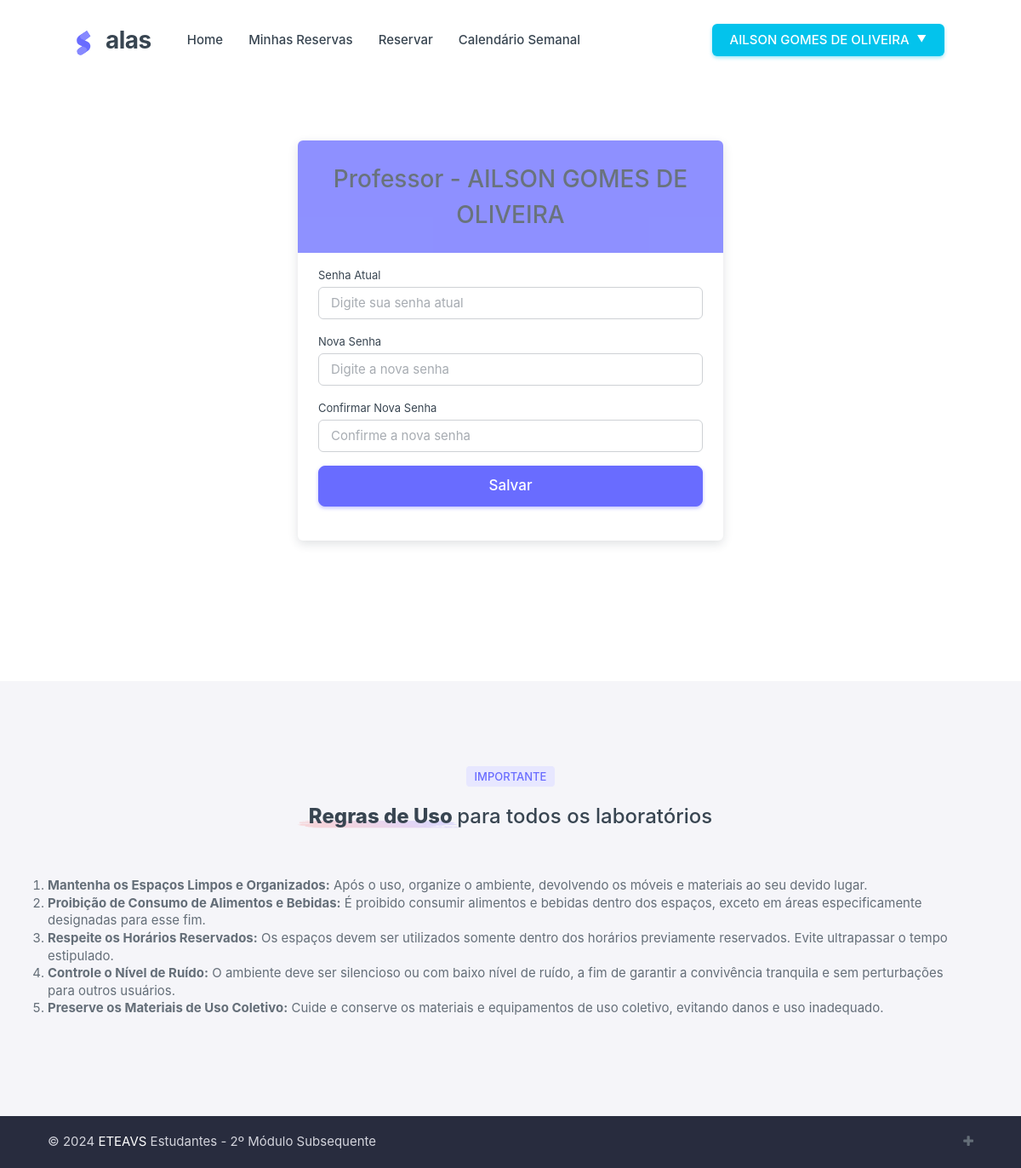
The app's page /alterar-senha/ (signed in) with its own data.
### reserva/models.py (models this page shows)
class Servidor(AbstractBaseUser, PermissionsMixin):
    id = models.AutoField(primary_key=True)
    matricula = models.CharField(max_length=20, unique=True)
    nome = models.CharField(max_length=100)
    FUNCOES = [('p', 'Professor'), ('d', 'Direção'), ('c', 'Coordenação')]
    funcao = models.CharField(max_length=1, choices=FUNCOES)
    ativo = models.BooleanField(default=True)
    email = models.EmailField(unique=True)
    ult_acesso = models.DateTimeField(auto_now=True)
    is_staff = models.BooleanField(default=False)
    is_active = models.BooleanField(default=True)
    objects = ServidorManager()
    USERNAME_FIELD = 'matricula'
    REQUIRED_FIELDS = ['email']
    class Meta:
        verbose_name = 'Servidor'
        verbose_name_plural = 'Servidores'
    def __str__(self):
        funcao_nome = dict(self.FUNCOES).get(self.funcao)
        return f"{funcao_nome} - {self.nome}"

### reserva/views.py (the view, shortened to what this page needs)
# urls.py: path('alterar-senha/', views.alterar_senha, name='alterar_senha'),
@login_required
def alterar_senha(request):
    info_user = request.user
    erro = None
    sucesso = False
    return render(request, 'alterar_senha.html', {'info_user':info_user, 'erro':erro, 'sucesso': sucesso})

### reserva/templates/alterar_senha.html (shortened to what this page needs)
{% extends 'base.html' %}
{% block content %}
<div class="d-flex justify-content-center align-items-center" style="height: 100vh;">
  <div class="card shadow-lg border-primary" style="width: 500px;">
    <div class="card-header text-center bg-primary text-white opacity-75 mb-4">
      <h3 class="mb-0">{{ user }}</h3>
    </div>
    <div class="card-body">
      <form id="alterarSenhaForm" method="POST">
        <div class="mb-4">
          <label class="form-label" for="current-password">Senha Atual</label>
          <input type="password" class="form-control" id="current-password" name="senha_atual" placeholder="Digite sua senha atual">
        </div>
        <div class="mb-4">
          <label class="form-label" for="new-password">Nova Senha</label>
          <input type="password" class="form-control" id="new-password" name="nova_senha" placeholder="Digite a nova senha">
        </div>
        <div class="mb-4">
          <label class="form-label" for="confirm-password">Confirmar Nova Senha</label>
          <input type="password" class="form-control" id="confirm-password" name="confirmar_senha" placeholder="Confirme a nova senha">
        </div>
        <div class="d-grid mb-4">
          <button type="submit" class="btn btn-primary btn-lg">Salvar</button>
        </div>
      </form>
    </div>
  </div>
</div>
{% endblock %}

### reserva/templates/base.html (shortened to what this page needs)
{% load static %}
<!DOCTYPE html>
<html lang="pt-br" class="light-style layout-navbar-fixed layout-wide " dir="ltr" data-theme="theme-default"
  data-assets-path="../assets/" data-template="front-pages" data-style="light">
<head>
  <link rel="stylesheet" href="{% static 'assets/vendor/css/rtl/core.css' %}" class="template-customizer-core-css" />
  <link rel="stylesheet" href="{% static 'assets/vendor/css/rtl/theme-default.css' %}"
    class="template-customizer-theme-css" />
  <link rel="stylesheet" href="{% static 'assets/css/demo.css' %}" />
  <link rel="stylesheet" href="{% static 'assets/vendor/css/pages/front-page.css' %}" />
  <link rel="stylesheet" href="{% static 'assets/vendor/libs/nouislider/nouislider.css' %}" />
  <link rel="stylesheet" href="{% static 'assets/vendor/libs/swiper/swiper.css' %}" />
  <link rel="stylesheet" href="{% static 'assets/vendor/css/pages/front-page-landing.css' %}" />
  <link href="https://maxcdn.bootstrapcdn.com/font-awesome/4.2.0/css/font-awesome.min.css" rel="stylesheet">
</head>
<body>
  <nav class="layout-navbar shadow-none py-0">
    <div class="container">
      <div class="navbar navbar-expand-lg landing-navbar px-3 px-md-8">
        <div class="navbar-brand app-brand demo d-flex py-0 me-4 me-xl-8">
          <a href="" class="app-brand-link">
            <span class="app-brand-logo demo">
              </span>
            <span class="app-brand-text demo menu-text fw-bold ms-2 ps-1">alas</span>
          </a>
        </div>
        <div class="collapse navbar-collapse landing-nav-menu" id="navbarSupportedContent">
          <ul class="navbar-nav me-auto">
            <li class="nav-item">
              <a class="nav-link fw-medium {% if request.resolver_match.url_name == 'index' %}active{% endif %}"
                aria-current="page" href="{% url 'index' %}">Home</a>
            </li>
            <li class="nav-item">
              <a class="nav-link fw-medium {% if request.resolver_match.url_name == 'minhas_reservas' %}active{% endif %}"
                href="{% url 'minhas_reservas' %}">Minhas Reservas</a>
            </li>
            <li class="nav-item">
              <a class="nav-link fw-medium {% if request.resolver_match.url_name == 'criar_reserva' %}active{% endif %}"
                href="{% url 'criar_reserva' %}">Reservar</a>
            </li>
            <li class="nav-item">
              <a class="nav-link fw-medium {% if request.resolver_match.url_name == 'agenda_semanal' %} active {% endif %}"
                href="{% url 'agenda_semanal' %}">Calendário Semanal</a>
            </li>
          </ul>
        </div>
        <ul class="navbar-nav flex-row align-items-center ms-auto">
          <li>
            {% if user.is_authenticated %}
            <form method="post" action="{% url 'logout' %}" style="gap: 15px; display: flex;">
              <div class="btn-group">
                <button type="button" class="btn btn-info dropdown-toggle hide-arrow" data-bs-toggle="dropdown"
                  aria-expanded="false">{{ user.nome }}<span
                    style="font-size: 0.7rem; margin-left: 9px;">▼</span></button>
              </div>
            </form>
            {% else %}
            <a href="/login" class="btn btn-primary"><span class="d-none d-md-block">Login</span></a>
            {% endif %}
          </li>
        </ul>
      </div>
    </div>
  </nav>
  {% block content %}
  {% endblock %}
  <section id="landingContact" class="section-py bg-body landing-contact">
    <div class="container">
      <div class="text-center mb-4">
        <span class="badge bg-label-primary">IMPORTANTE</span>
      </div>
      <h4 class="text-center mb-1">
        <span class="position-relative fw-extrabold z-1">Regras de Uso
          <img src="{% static 'assets/img/front-pages/icons/section-title-icon.png' %}" alt="laptop charging"
            class="section-title-img position-absolute object-fit-contain bottom-0 z-n1">
        </span>
        para todos os laboratórios
      </h4>
      <div class="row g-12 mt-1">
        <ol>
          <li><strong>Mantenha os Espaços Limpos e Organizados:</strong> Após o uso, organize o ambiente, devolvendo
            os móveis e materiais ao seu devido lugar.</li>
          <li><strong>Proibição de Consumo de Alimentos e Bebidas:</strong> É proibido consumir alimentos e bebidas
            dentro dos espaços, exceto em áreas especificamente designadas para esse fim.</li>
          <li><strong>Respeite os Horários Reservados:</strong> Os espaços devem ser utilizados somente dentro dos
            horários previamente reservados. Evite ultrapassar o tempo estipulado.</li>
          <li><strong>Controle o Nível de Ruído:</strong> O ambiente deve ser silencioso ou com baixo nível de ruído,
            a fim de garantir a convivência tranquila e sem perturbações para outros usuários.</li>
          <li><strong>Preserve os Materiais de Uso Coletivo:</strong> Cuide e conserve os materiais e equipamentos de
            uso coletivo, evitando danos e uso inadequado.</li>
        </ol>
      </div>
    </div>
  </section>
  <footer class="landing-footer bg-body footer-text">
    <div class="footer-bottom py-3 py-md-5">
      <div class="container d-flex flex-wrap justify-content-between flex-md-row flex-column text-center text-md-start">
        <div class="mb-2 mb-md-0">
          <span class="footer-bottom-text">©
          </span>
          <a href="#" target="_blank" class="text-white">ETEAVS</a>
          <span class="footer-bottom-text"> Estudantes - 2º Módulo Subsequente</span>
        </div>
        <div>
          <i class="fa fa-plus"></i>
        </div>
      </div>
    </div>
  </footer>
</body>
</html>

### reserva/static/assets/css/demo.css (style rules this page uses)
.app-brand-logo.demo svg { width: 22px; height: 38px; }
.app-brand-text.demo { font-size: 1.75rem; letter-spacing: -0.5px; }

### records on screen
Servidor: nome "AILSON GOMES DE OLIVEIRA", funcao+nome "Professor - AILSON GOMES DE OLIVEIRA"
